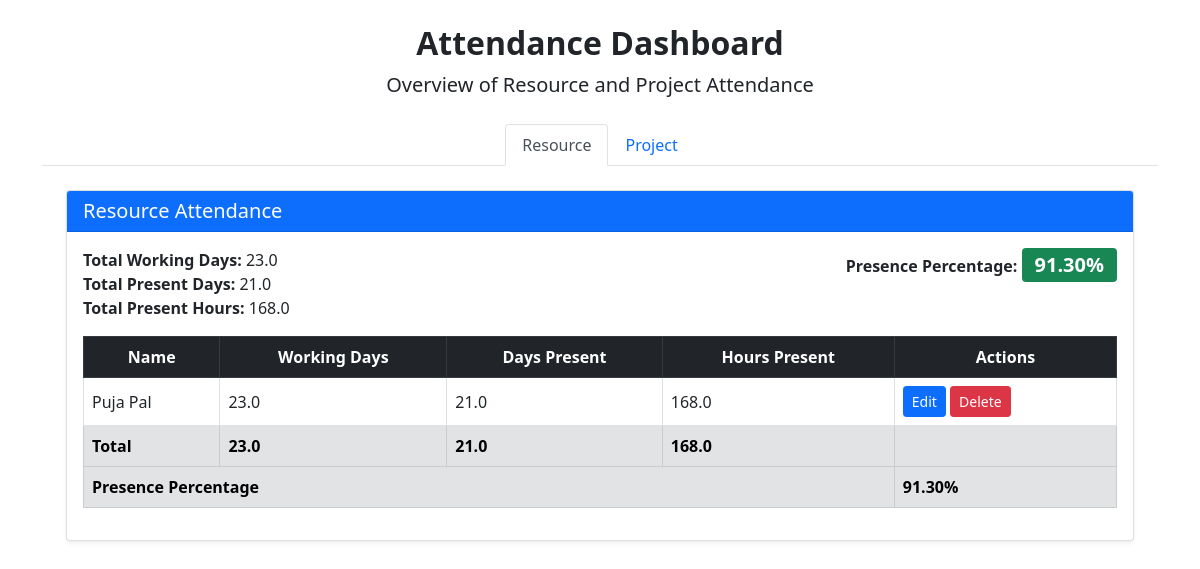
Before: /projects/attendance/ with the older database file.
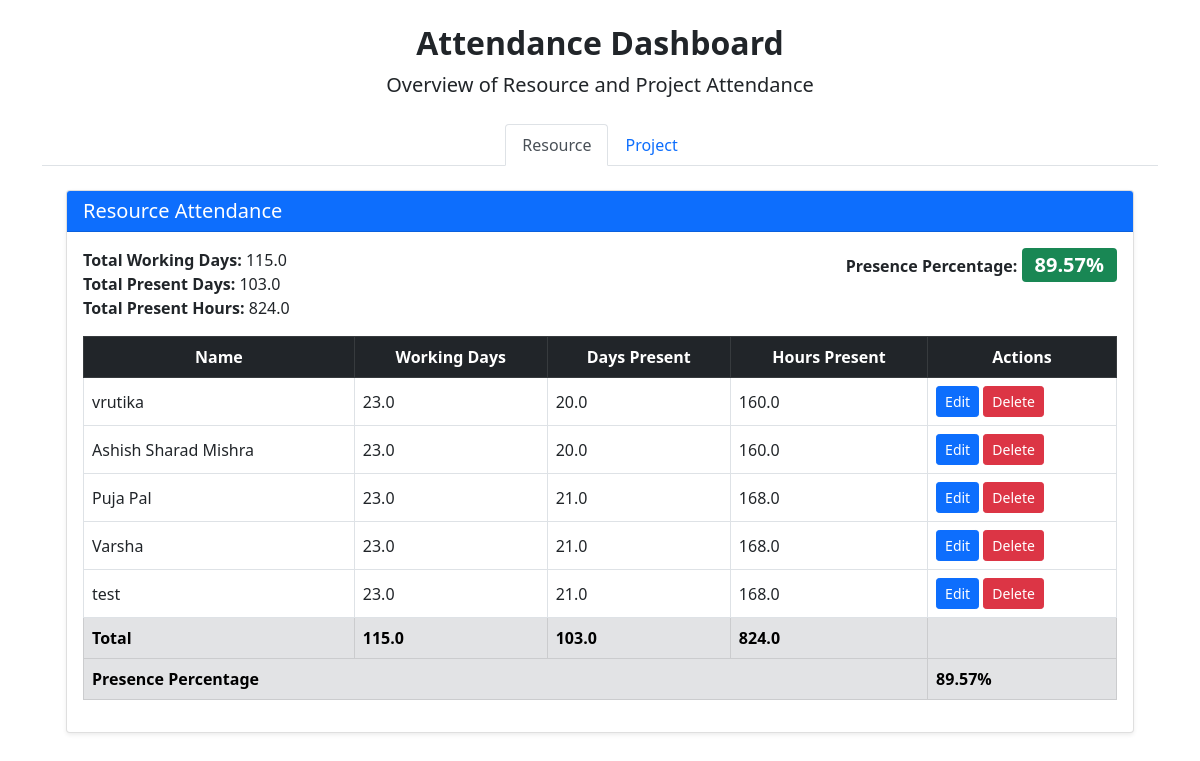
After: the same page with the newer database file.
### resources/models.py (models this page shows, shortened)
class Resource(models.Model):
    resource_name = models.CharField(
        max_length=100,
        help_text="Enter the full name of the resource"
    )
    year = models.PositiveIntegerField(
        help_text="Enter the year manually (e.g., 2025)"
    )
    month = models.PositiveSmallIntegerField(
        choices=[(i, calendar.month_name[i]) for i in range(1, 13)],
        help_text="Enter the month manually (1–12)"
    )
    working_days = models.FloatField(
        null=True,
        blank=True,
        help_text="Leave blank to auto-calculate (Mon–Fri + 1st Saturday)"
    )
    present_day = models.FloatField(
        default=0,
        help_text="Days resource was present"
    )
    present_hours = models.FloatField(
        default=0,
        help_text="Auto-calculated as present_day × 8 hours if not set"
    )
    created_at = models.DateTimeField(auto_now_add=True)
    counting = models.FloatField(default=0, help_text="Counting value")
    is_active = models.BooleanField(
        default=True,
        help_text="Uncheck to deactivate this resource instead of deleting."
    )
    class Meta:
        db_table = 'resources'
        ordering = ['-year', '-month', 'resource_name']
        verbose_name = 'Resource'
        verbose_name_plural = 'Resources'
        unique_together = ('resource_name', 'year', 'month')

### projects/views.py (the view)
# urls.py: path("attendance/", views.attendance_home, name="attendance_home"),
def attendance_home(request):
    resources = Resource.objects.all()
    projects = Project.objects.prefetch_related('resources').all()
    total_working_days = sum(r.working_days for r in resources)
    total_present_days = sum(r.present_day for r in resources)
    total_present_hours = sum(r.present_hours for r in resources)
    presence_percentage = (100 * total_present_days)/total_working_days if total_working_days else 0
    total_billable_days = sum(p.billable_days for p in projects)
    total_non_billable_days = sum(p.non_billable_days for p in projects)
    total_billable_hours = sum(p.billable_hours for p in projects)
    total_non_billable_hours = sum(p.non_billable_hours for p in projects)
    if total_present_hours > 0:
        team_productivity_percentage = (100 * total_billable_hours) / total_present_hours
    else:
        team_productivity_percentage = 0
    context = {
        'resources': resources,
        'projects': projects,
        'total_working_days': total_working_days,
        'total_present_days': total_present_days,
        'total_present_hours': total_present_hours,
        'total_billable_days': total_billable_days,
        'total_non_billable_days': total_non_billable_days,
        'total_billable_hours': total_billable_hours,
        'total_non_billable_hours': total_non_billable_hours,
        'presence_percentage' : presence_percentage,
        'team_productivity_percentage' : team_productivity_percentage
    }
    return render(request, 'attendance/attendance_home.html', context)

### templates/attendance/attendance_home.html (shortened to what the changed rows need)
<!DOCTYPE html>
<html>
  <head>
    <link
      href="https://cdn.jsdelivr.net/npm/bootstrap@5.0.2/dist/css/bootstrap.min.css"
      rel="stylesheet"/>
    <link
      rel="stylesheet"
      href="https://cdn.datatables.net/2.3.2/css/dataTables.dataTables.min.css"
    />
  </head>
  <body>
    <div class="container py-4">
      <div class="row mb-4">
        <div class="col-12 text-center">
          <h2 class="fw-bold mb-2">Attendance Dashboard</h2>
        </div>
      </div>
      <div class="tab-content" id="myTabContent">
        <div class="tab-pane fade show active p-4" id="resource" role="tabpanel" aria-labelledby="resource-tab">
          <div class="card shadow-sm mb-4">
            <div class="card-body">
              <div class="row mb-3">
                <div class="col-md-6">
                  <span class="fw-bold">Total Working Days:</span> {{ total_working_days }}<br>
                  <span class="fw-bold">Total Present Days:</span> {{ total_present_days }}<br>
                  <span class="fw-bold">Total Present Hours:</span> {{ total_present_hours }}
                </div>
                <div class="col-md-6 text-md-end mt-3 mt-md-0">
                  <span class="fw-bold">Presence Percentage:</span>
                  <span class="badge bg-success fs-5">{{ presence_percentage|floatformat:2 }}%</span>
                </div>
              </div>
              <div class="table-responsive">
                <table id="resourceTable" class="table table-bordered table-hover align-middle">
                  <thead class="table-dark">
                    <tr class="text-center align-middle">
                      <th>Name</th>
                      <th>Working Days</th>
                      <th>Days Present</th>
                      <th>Hours Present</th>
                      <th>Actions</th>
                    </tr>
                  </thead>
                  <tbody>
              {% if resources %}
              {% for resource in resources %}
              <tr>
                <td>{{ resource.resource_name }}</td>
                <td>{{ resource.working_days }}</td>
                <td>{{ resource.present_day }}</td>
                <td>{{ resource.present_hours }}</td>
                <td>
                  <a href="{% url 'resources:resource_update' resource.pk %}" class="btn btn-sm btn-primary">Edit</a>
                  <a href="{% url 'resources:resource_delete' resource.pk %}" class="btn btn-sm btn-danger">Delete</a>
                </td>
              </tr>
              {% endfor %}
            {% else %}
              <tr>
                <td colspan="5" class="text-center">No resources found.</td>
              </tr>
            {% endif %}
                  </tbody>
                  <tfoot>
                    <tr class="table-secondary fw-bold">
                      <td>Total</td>
                      <td>{{ total_working_days }}</td>
                      <td>{{ total_present_days }}</td>
                      <td>{{ total_present_hours }}</td>
                      <td></td>
                    </tr>
                    <tr class="table-secondary fw-bold">
                      <td colspan="4">Presence Percentage</td>
                      <td>{{ presence_percentage|floatformat:2 }}%</td>
                    </tr>
                  </tfoot>
          </table>
        </div>
      </div>
    </div>
  </div>
</div>
  </body>
</html>

Changed rows visible on the page:
added Resource: resource_name "vrutika", working_days "23.0", present_day "20.0", present_hours "160.0"
added Resource: resource_name "Ashish Sharad Mishra", working_days "23.0", present_day "20.0", present_hours "160.0"
added Resource: resource_name "Varsha", working_days "23.0", present_day "21.0", present_hours "168.0"
added Resource: resource_name "test", working_days "23.0", present_day "21.0", present_hours "168.0"
Other visible differences:
{{ total_working_days }}: "23.0" → "115.0"
{{ total_present_days }}: "21.0" → "103.0"
{{ total_present_hours }}: "168.0" → "824.0"
{{ presence_percentage|floatformat:2 }}: "91.30" → "89.57"
